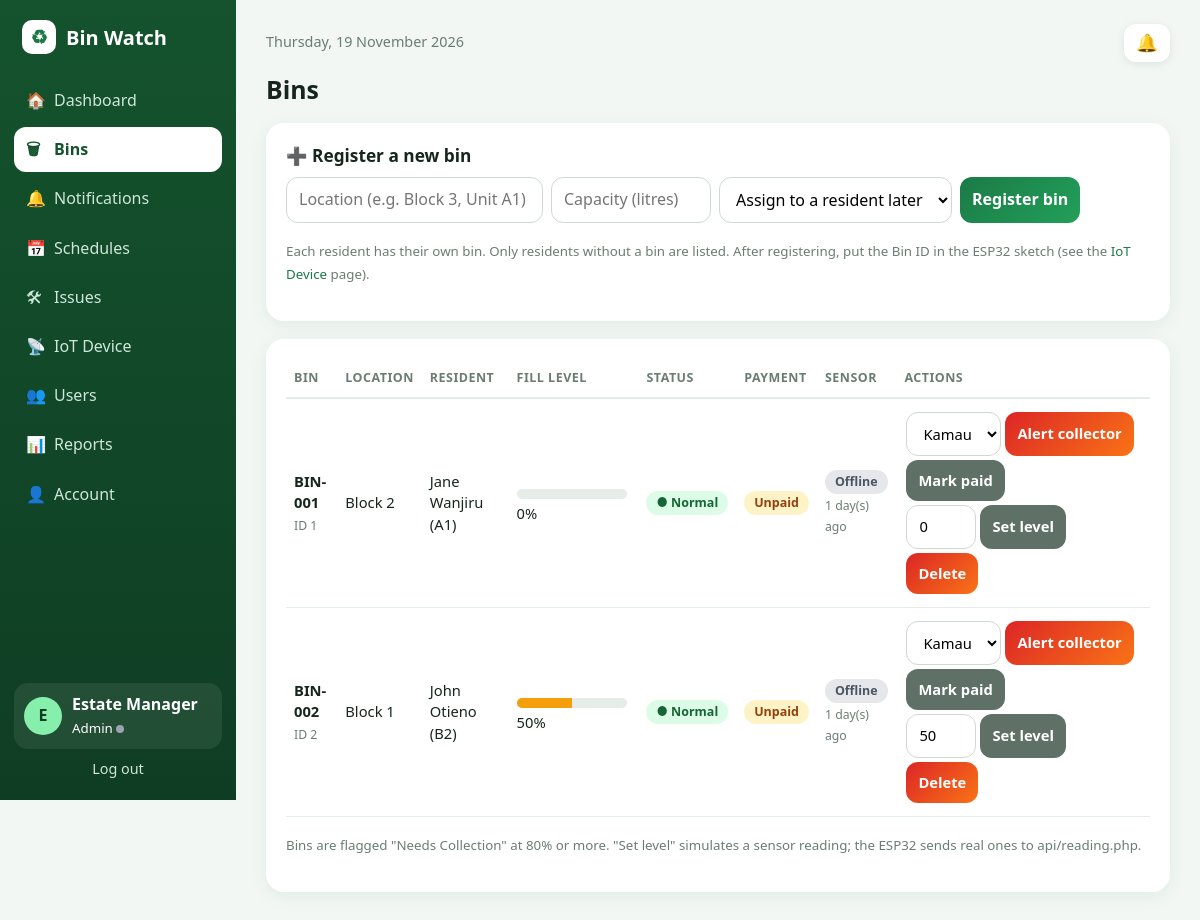
The app's page /bins.php (signed in) with its own data.
### tables this page shows
CREATE TABLE garbage_bins (
  id INT AUTO_INCREMENT PRIMARY KEY,
  location VARCHAR(100) NOT NULL,
  capacity INT NOT NULL DEFAULT 120,
  resident_id INT NULL,
  fill_level INT NOT NULL DEFAULT 0,
  status ENUM('normal','needs_collection') NOT NULL DEFAULT 'normal',
  paid TINYINT(1) NOT NULL DEFAULT 0,
  paid_on DATETIME NULL,
  last_reading DATETIME NULL,
  FOREIGN KEY (resident_id) REFERENCES users(id) ON DELETE SET NULL
);

CREATE TABLE users (
  id INT AUTO_INCREMENT PRIMARY KEY,
  name VARCHAR(100) NOT NULL,
  email VARCHAR(120) NOT NULL UNIQUE,
  phone VARCHAR(30) NOT NULL DEFAULT '',
  unit VARCHAR(30) NOT NULL DEFAULT '',
  role ENUM('admin','resident','collector') NOT NULL,
  password_hash VARCHAR(255) NOT NULL,
  created_at DATETIME NOT NULL DEFAULT CURRENT_TIMESTAMP
);

### config.php (called while the page is built, shortened)
<?php
function db() {
    static $pdo = null;
    if (!$pdo) {
        try {
            $pdo = new PDO('mysql:host=' . DB_HOST . ';port=' . DB_PORT . ';dbname=' . DB_NAME . ';charset=utf8mb4',
                DB_USER, DB_PASS, [PDO::ATTR_ERRMODE => PDO::ERRMODE_EXCEPTION, PDO::ATTR_DEFAULT_FETCH_MODE => PDO::FETCH_ASSOC]);
            $pdo->exec("SET time_zone = '+03:00'");
        } catch (PDOException $ex) {
            die('Database connection failed. Is MySQL running in XAMPP and did you import database.sql in phpMyAdmin? (' . htmlspecialchars($ex->getMessage()) . ')');
        }
    }
    return $pdo;
}
function e($s) { return htmlspecialchars((string)$s, ENT_QUOTES, 'UTF-8'); }
function user() { return isset($_SESSION['user']) ? $_SESSION['user'] : null; }
function bin_label($id) { return sprintf('BIN-%03d', $id); }
function require_role(...$roles) {
    $u = user();
    return $u;
}
function time_ago($dt) {
    $s = time() - strtotime($dt);
    return floor($s / 86400) . ' day(s) ago';
}
function notif_state($uid) {
    $st = db()->prepare("SELECT COALESCE(MAX(id),0) m, SUM(status='unread') u FROM notifications WHERE user_id=?");
    $st->execute([$uid]);
    $r = $st->fetch();
    return [(int)$r['m'], (int)$r['u']];
}
function bins_for($u) {
    $sql = "SELECT b.*, r.name AS resident, r.unit AS unit, r.phone AS phone,
        (SELECT c.id FROM collection_records c WHERE c.bin_id=b.id AND c.status IN ('requested','assigned') ORDER BY c.id LIMIT 1) AS open_record,
        (SELECT c.collector_id FROM collection_records c WHERE c.bin_id=b.id AND c.status='assigned' ORDER BY c.id LIMIT 1) AS assigned_id,
        (SELECT x.name FROM collection_records c JOIN users x ON x.id=c.collector_id WHERE c.bin_id=b.id AND c.status='assigned' ORDER BY c.id LIMIT 1) AS assigned_to
        FROM garbage_bins b LEFT JOIN users r ON r.id=b.resident_id";
    $p = [];
    $st = db()->prepare($sql . ' ORDER BY b.id');
    $st->execute($p);
    return $st->fetchAll();
}

### bins.php (the view, shortened to what this page needs)
<?php
require __DIR__ . '/layout.php';
$u = require_role('admin');
$pdo = db();
$bins = bins_for($u);
$collectors = $pdo->query("SELECT id, name FROM users WHERE role='collector' ORDER BY name")->fetchAll();
$free = residents_without_bin();
page_start('Bins', 'bins.php');
?>
<h1>Bins</h1>
<div class="card"><h2>&#10133; Register a new bin</h2>
<form method="post" class="row"><?= csrf() ?><input type="hidden" name="action" value="add_bin">
  <input name="location" placeholder="Location (e.g. Block 3, Unit A1)" required style="min-width:240px">
  <input name="capacity" type="number" placeholder="Capacity (litres)" style="width:160px">
  <select name="resident_id"><option value="0">Assign to a resident later</option>
    <?php foreach ($free as $r): ?><option value="<?= $r['id'] ?>"><?= e($r['name']) ?> (<?= e($r['unit']) ?>)</option><?php endforeach; ?></select>
  <button>Register bin</button></form>
<p class="muted"><small>Each resident has their own bin. Only residents without a bin are listed. After registering, put the Bin ID in the ESP32 sketch (see the <a href="device.php">IoT Device</a> page).</small></p></div>
<div class="card scroll"><table>
<tr><th>Bin</th><th>Location</th><th>Resident</th><th>Fill level</th><th>Status</th><th>Payment</th><th>Sensor</th><th>Actions</th></tr>
<?php foreach ($bins as $b): ?>
<tr data-bin="<?= $b['id'] ?>">
  <td><b><?= e(bin_label($b['id'])) ?></b><br><small class="muted">ID <?= $b['id'] ?></small></td><td><?= e($b['location']) ?></td>
  <td><?php if ($b['resident']): ?><?= e($b['resident']) ?> (<?= e($b['unit']) ?>)<?php else: ?><span class="muted">Not assigned</span><?php endif; ?></td>
  <td><?= bar_cell($b) ?></td><td><span data-f="status"><?= status_tag($b['status']) ?></span></td><td><?= pay_tag($b) ?></td>
  <td><span data-f="online"><?= online_tag($b['last_reading']) ?></span><br><small class="muted" data-f="ago"><?= e(time_ago($b['last_reading'])) ?></small></td>
  <td>
    <form method="post" class="inline"><?= csrf() ?><input type="hidden" name="action" value="alert"><input type="hidden" name="bin_id" value="<?= $b['id'] ?>">
      <select name="collector_id"><?php foreach ($collectors as $c): ?><option value="<?= $c['id'] ?>"><?= e($c['name']) ?></option><?php endforeach; ?></select>
      <button class="warn" <?= $collectors ? '' : 'disabled' ?>>Alert collector</button></form>
    <form method="post" class="inline"><?= csrf() ?><input type="hidden" name="action" value="paid"><input type="hidden" name="bin_id" value="<?= $b['id'] ?>"><input type="hidden" name="paid" value="<?= $b['paid'] ? 0 : 1 ?>">
      <button class="alt">Mark <?= $b['paid'] ? 'unpaid' : 'paid' ?></button></form>
    <form method="post" class="inline"><?= csrf() ?><input type="hidden" name="action" value="level"><input type="hidden" name="bin_id" value="<?= $b['id'] ?>">
      <input type="number" name="level" min="0" max="100" value="<?= (int)$b['fill_level'] ?>" style="width:70px"><button class="alt">Set level</button></form>
    <form method="post" class="inline" onsubmit="return confirm('Delete this bin and its history? This cannot be undone.')"><button class="warn">Delete</button></form>
  </td></tr>
<?php endforeach; ?>
</table>
<p class="muted"><small>Bins are flagged "Needs Collection" at <?= THRESHOLD ?>% or more. "Set level" simulates a sensor reading; the ESP32 sends real ones to api/reading.php.</small></p></div>
<?php page_end();

### layout.php (shortened to what this page needs)
<?php
require_once __DIR__ . '/config.php';
function status_tag($s) {
    return $s === 'needs_collection' ? '<span class="tag red">&#9679; Needs Collection</span>' : '<span class="tag green">&#9679; Normal</span>';
}
function pay_tag($b) {
    return $b['paid'] ? '<span class="tag green">Paid</span>' : '<span class="tag amber">Unpaid</span>';
}
function online_tag($ts) {
    return (time() - strtotime($ts)) < 120 ? '<span class="tag green">&#9679; Online</span>' : '<span class="tag grey">Offline</span>';
}
function level_class($l, $needs) { return $needs ? 'full' : ($l >= 50 ? 'mid' : ''); }
function bar_cell($b) {
    $n = $b['status'] === 'needs_collection';
    return '<span class="bar"><i data-f="bar" class="' . level_class($b['fill_level'], $n) . '" style="width:' . (int)$b['fill_level'] . '%"></i></span> <span data-f="level">' . (int)$b['fill_level'] . '</span>%';
}
function page_start($title, $active = '', $live = false) {
    $u = user();
    $notif = 0; $unread = 0;
    if ($u) list($notif, $unread) = notif_state($u['id']);
    echo '<!DOCTYPE html><html lang="en"><head><meta charset="UTF-8"><meta name="viewport" content="width=device-width, initial-scale=1">';
    echo '<title>' . e($title) . ' - Bin Watch</title><link rel="stylesheet" href="style.css"></head>';
    echo '<body data-live="' . ($live ? 1 : 0) . '" data-notif="' . $notif . '">';
    if ($u) {
        $nav = [['dashboard.php', '&#127968;', 'Dashboard']];
        if ($u['role'] === 'admin') $nav[] = ['bins.php', '&#128465;', 'Bins'];
        $nav[] = ['alerts.php', '&#128276;', 'Notifications'];
        $nav[] = ['schedules.php', '&#128197;', 'Schedules'];
        if ($u['role'] === 'admin') { $nav[] = ['issues.php', '&#128736;', 'Issues']; $nav[] = ['device.php', '&#128225;', 'IoT Device']; $nav[] = ['users.php', '&#128101;', 'Users']; $nav[] = ['reports.php', '&#128202;', 'Reports']; }
        $nav[] = ['account.php', '&#128100;', 'Account'];
        echo '<div class="shell"><aside><div class="brand"><span class="logo">&#9851;</span> Bin Watch</div><nav>';
        foreach ($nav as $n) {
            $badge = '';
            if ($n[0] === 'alerts.php') $badge = ' <span class="badge unread-count"' . ($unread ? '' : ' hidden') . '>' . $unread . '</span>';
            echo '<a href="' . $n[0] . '" class="' . ($n[0] === $active ? 'on' : '') . '"><span><i class="ico">' . $n[1] . '</i>' . $n[2] . '</span>' . $badge . '</a>';
        }
        echo '</nav><div class="me"><div class="avatar">' . e(strtoupper(substr($u['name'], 0, 1))) . '</div><div><b>' . e($u['name']) . '</b><br><small>' . e(ucfirst($u['role'])) . ' <span id="live" class="live" title="Live updates"></span></small></div></div>';
        echo '<a class="logout" href="logout.php">Log out</a></aside><main><div class="topbar"><span class="muted">' . date('l, j F Y') . '</span><a class="bell" href="alerts.php" title="Notifications">&#128276;<span class="badge unread-count"' . ($unread ? '' : ' hidden') . '>' . $unread . '</span></a></div>';
    }
}
function page_end() {
    echo user() ? '</main></div>' : '</main></div>';
    echo '<script src="app.js"></script></body></html>';
}

### style.css (style rules this page uses)
:root { --g9:#0f3d24;--g7:#14532d;--g6:#1b7a46;--g5:#22a05a;--bg:#f2f7f4;--ink:#17261d;--muted:#6b7d72;--line:#e4ece7;--red:#ef4444;--amber:#f59e0b }
* { box-sizing:border-box }
body { margin:0;font-family:"Segoe UI",system-ui,-apple-system,sans-serif;background:var(--bg);color:var(--ink);line-height:1.45 }
a { color:var(--g6);text-decoration:none }
h1 { font-size:1.55rem;margin:0 0 16px }
h2 { font-size:1.08rem;margin:0 0 8px }
.muted { color:var(--muted) }
.shell { display:flex;min-height:100vh }
aside { width:236px;background:linear-gradient(180deg,var(--g7),var(--g9));color:#fff;padding:20px 14px;display:flex;flex-direction:column;position:sticky;top:0;height:100vh }
.brand { font-weight:800;font-size:1.25rem;margin:0 8px 24px;display:flex;align-items:center;gap:10px }
.logo { background:#fff;color:var(--g6);width:34px;height:34px;border-radius:10px;display:grid;place-items:center;font-size:1.2rem }
aside nav a { display:flex;justify-content:space-between;align-items:center;color:#cfe6d9;padding:11px 12px;border-radius:12px;margin-bottom:4px;font-weight:500;transition:.15s;text-decoration:none }
aside nav a.on { background:#fff;color:var(--g7);font-weight:700 }
.ico { font-style:normal;display:inline-block;width:28px }
.me { margin-top:auto;display:flex;gap:10px;align-items:center;padding:10px;background:rgba(255,255,255,.08);border-radius:14px }
.avatar { width:38px;height:38px;border-radius:50%;background:#86efac;color:var(--g9);display:grid;place-items:center;font-weight:800 }
.logout { color:#cfe6d9;text-align:center;margin-top:10px;font-size:.9rem }
.live { display:inline-block;width:8px;height:8px;border-radius:50%;background:#9ca3af }
main { flex:1;min-width:0;padding:24px 30px;max-width:1200px }
.topbar { margin-bottom:6px;font-size:.9rem }
.card { background:#fff;border-radius:18px;padding:20px;margin-bottom:18px;box-shadow:0 4px 18px rgba(20,83,45,.07) }
input,select,textarea,button { font:inherit;padding:10px 12px;border-radius:12px;border:1px solid #cdd9d1;max-width:100%;background:#fff }
button,.btn { background:linear-gradient(135deg,var(--g6),var(--g5));color:#fff;border:0;cursor:pointer;font-weight:600;transition:.15s;display:inline-block }
button.alt,.btn.alt { background:#5f7067 }
button.warn,.btn-lg.warn { background:linear-gradient(135deg,#dc2626,#f97316) }
form.row { display:flex;flex-wrap:wrap;gap:8px }
form.inline { display:inline-flex;gap:4px;margin:2px }
.bar { background:#e6ece8;border-radius:8px;height:10px;width:110px;overflow:hidden;display:inline-block;vertical-align:middle }
.bar i { display:block;height:100%;background:#22c55e;transition:width .5s }
.bar i.mid { background:#f59e0b }
.tag { padding:3px 10px;border-radius:20px;font-size:.78rem;font-weight:600;white-space:nowrap;display:inline-block }
.tag.green { background:#dcfce7;color:#166534 }
.tag.amber { background:#fef3c7;color:#92400e }
.tag.grey { background:#e5e7eb;color:#4b5563 }
table { width:100%;border-collapse:collapse;font-size:.92rem }
th { text-align:left;padding:10px 8px;color:var(--muted);font-size:.78rem;text-transform:uppercase;letter-spacing:.04em;border-bottom:2px solid var(--line) }
td { padding:11px 8px;border-bottom:1px solid var(--line);vertical-align:middle }
.scroll { overflow-x:auto }
.topbar { display:flex;justify-content:space-between;align-items:center;margin-bottom:10px }
.bell { background:#fff;border-radius:12px;padding:6px 12px;box-shadow:0 2px 8px rgba(20,83,45,.1);color:var(--ink);font-size:1.1rem;display:inline-flex;gap:6px;align-items:center;text-decoration:none }

### records on screen
garbage_bins: id "BIN-001", id "1", location "Block 2", resident.name "Jane Wanjiru", resident.unit "A1", fill_level "0", status "● Normal", paid "Unpaid", shows "Offline", last_reading "1 day(s) ago", level "0"
garbage_bins: id "BIN-002", id "2", location "Block 1", resident.name "John Otieno", resident.unit "B2", fill_level "50", status "● Normal", paid "Unpaid", shows "Offline", last_reading "1 day(s) ago", level "50"

### other values on screen
$n[1] "🏠"
$n[2] "Dashboard"
$n[1] "🗑"
$n[2] "Bins"
$n[1] "🔔"
$n[2] "Notifications"
$n[1] "📅"
$n[2] "Schedules"
$n[1] "🛠"
$n[2] "Issues"
$n[1] "📡"
$n[2] "IoT Device"
$n[1] "👥"
$n[2] "Users"
$n[1] "📊"
